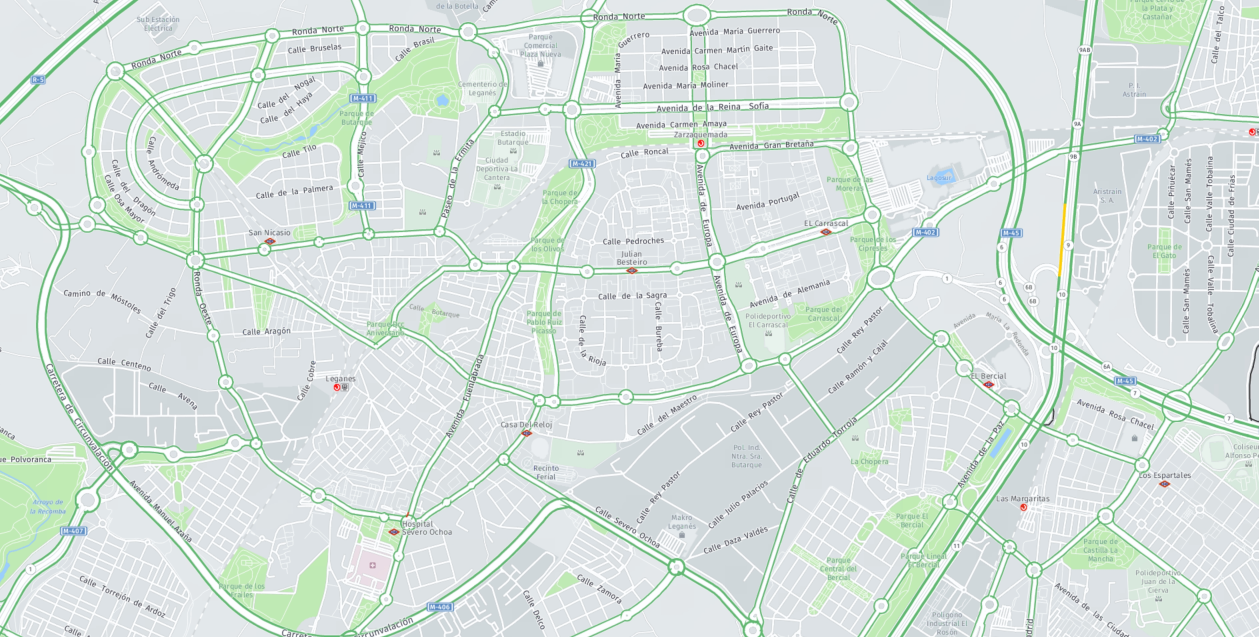
#> input picture programs/resources/sas_init.jpg, 3775 x 1911 px, given in place of r, which was not available (shown at 1/3 size)
$ python -i matsimVoronoiGenerator.py   (imports and definitions only)
#> lines starting #> are read from the running program, lines starting #| are printed output that depends on the picture; after the words box and inside, x2 and y2 are one past the last pixel; in counts of white or black regions, pixels touching at a corner belong together; pictures that were not available may be replaced by others from this repository, and a replacement may not be noted
'''
  * ***************************************************************
  *      Program: MATSim Voronoi Generator
  *      Type: Python
  *      Author: David Velasco Garcia @davidvelascogarcia
  * ***************************************************************
'''

# Libraries
import os
os.environ["OPENCV_IO_MAX_IMAGE_PIXELS"] = pow(2,40).__str__()

import cv2
import datetime
from halo import Halo
import numpy as np
import platform


class MATSimVoronoiGenerator:

    # Function: Constructor
    def __init__(self):

        # Build Halo spinner
        self.systemResponse = Halo(spinner='dots')

    # Function: getSystemPlatform
    # [45 lines left out: functions getSystemPlatform, getRootFiles, not called in this run]

    # Function: getFileParameters
    def getFileParameters(self, file):

        fileSplit = file.split(".")
        extension = fileSplit[int(len(fileSplit)) - 1]

        # If is not a file and it´s a dir len no change
        if len(file) == len(extension):

            # Set as name
            fileName = extension

            # Set file extension as void
            fileExtension = ""

        else:
            # Set as name the file original name removing extension
            fileName = file.replace("." + str(extension), "")

            # Set file extension split
            fileExtension = extension

        return fileName, fileExtension

    # Function: buildFileDir
    def buildFileDir(self, fileName):

#> in processRequests, dataToSolve is the input picture: shape (1911, 3775, 3); mean B, G, R 222.3, 227, 215.8
        try:
            # Get dir path
            dirPath = "./" + str(fileName)

            # Create dir
            os.mkdir(str(dirPath))

        except:
            systemResponseMessage = "\n[ERROR] Error building " + str(fileName) + " file dir.\n"
            self.systemResponse.text_color = "red"
            self.systemResponse.fail(systemResponseMessage)

    # Function: generateVoronoi
    def generateVoronoi(self, dataToSolve):

        img = cv2.cvtColor(dataToSolve, cv2.COLOR_BGR2GRAY)
        ret, img = cv2.threshold(img, 230, 255, cv2.THRESH_BINARY)
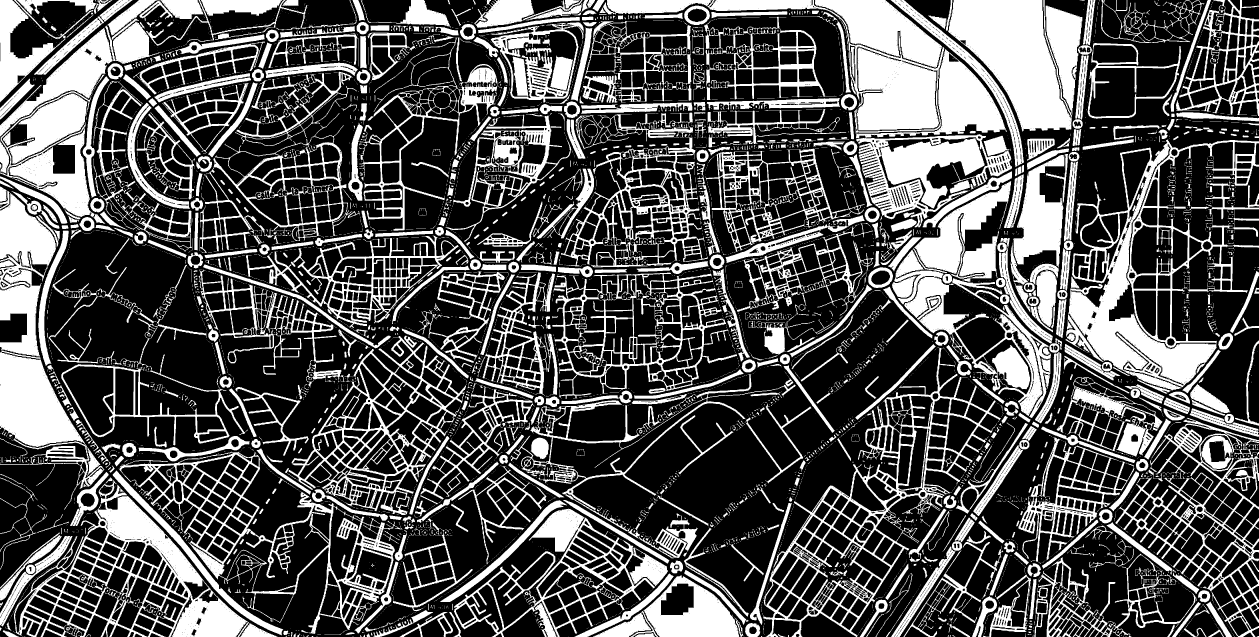
#> img: shape (1911, 3775) (shown at 1/3 size); 33% white; 6773 white regions (5537 under 20 px), largest, box (x1, y1, x2, y2) and area: (3197, 419, 3775, 1171) 109914, (1799, 0, 3020, 415) 106445, (0, 579, 313, 1529) 96079

        cv2.imwrite("output.jpg", img)

        size = np.size(img)
#> size = 7214025
        skel = np.zeros(img.shape, np.uint8)

        element = cv2.getStructuringElement(cv2.MORPH_CROSS, (3, 3))

        original = cv2.countNonZero(img)
#> original = 2378010

        while True:
            open = cv2.morphologyEx(img, cv2.MORPH_OPEN, element)
            temp = cv2.subtract(img, open)
            eroded = cv2.erode(img, element)
            skel = cv2.bitwise_or(skel, temp)
            img = eroded.copy()

            actual = cv2.countNonZero(img)
            print("[INFO] Progress: " + str(actual) + "/" + str(original))

            if cv2.countNonZero(img) == 0:
                break
#> this loop made 140 passes
#> actual on passes 1 to 12: 1772210, 1316621, 979299, 809203, 702967, 634742, 586709, 547909, 515031, 486987, 462239, 440154
#| [INFO] Progress: 1772210/2378010
#| [INFO] Progress: 1316621/2378010
#| [INFO] Progress: 979299/2378010
#| [INFO] Progress: 809203/2378010
#| [INFO] Progress: 702967/2378010
#| [INFO] Progress: 634742/2378010
#| [INFO] Progress: 586709/2378010
#| [INFO] Progress: 547909/2378010
#> (further printed lines are left out)
#> pass 1, in generateVoronoi, `temp = cv2.subtract(img, open)`:
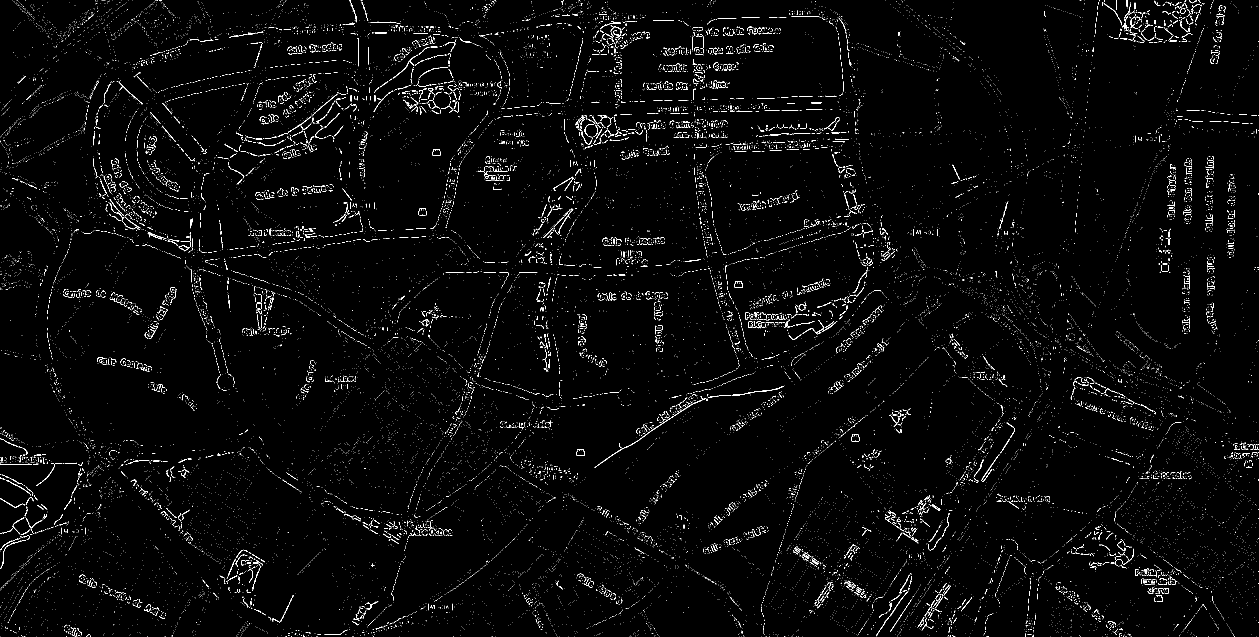
#> temp: shape (1911, 3775) (shown at 1/3 size); 1.6% white in thin lines or dots
#> pass 1, in generateVoronoi, `eroded = cv2.erode(img, element)`:
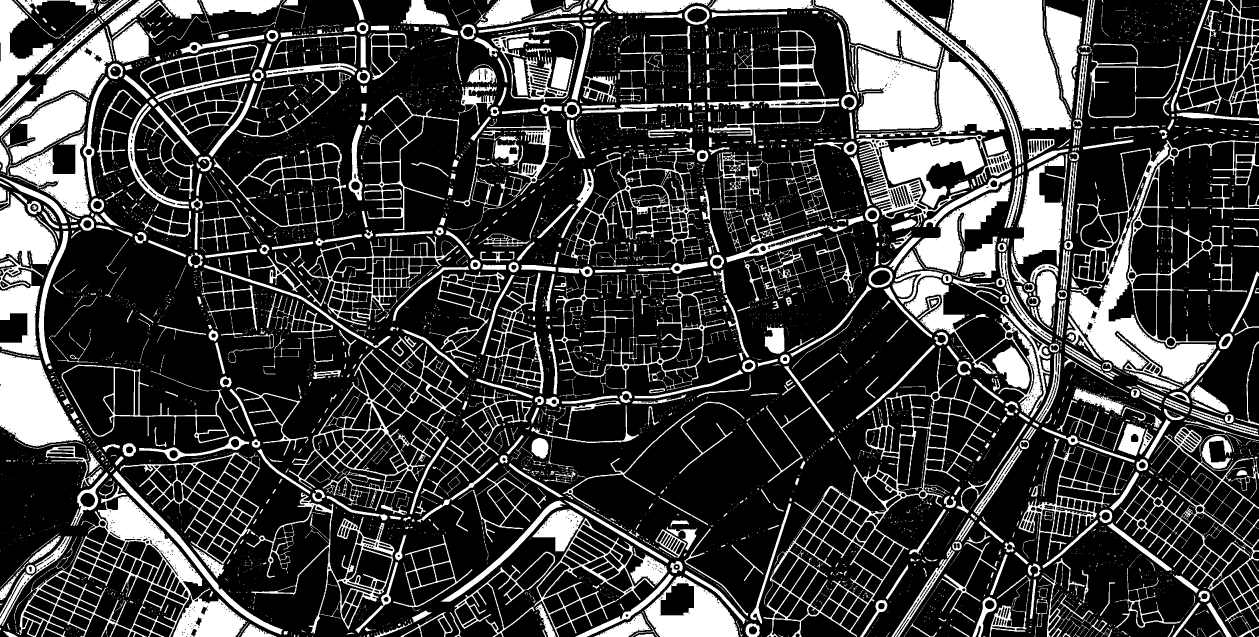
#> eroded: shape (1911, 3775) (shown at 1/3 size); 24.6% white; 5989 white regions (4702 under 20 px), largest, box (x1, y1, x2, y2) and area: (2845, 0, 3214, 393) 80490, (3206, 420, 3775, 1155) 79041, (43, 1456, 741, 1911) 63898
#> pass 2, in generateVoronoi, `open = cv2.morphologyEx(img, cv2.MORPH_OPEN, element)`:
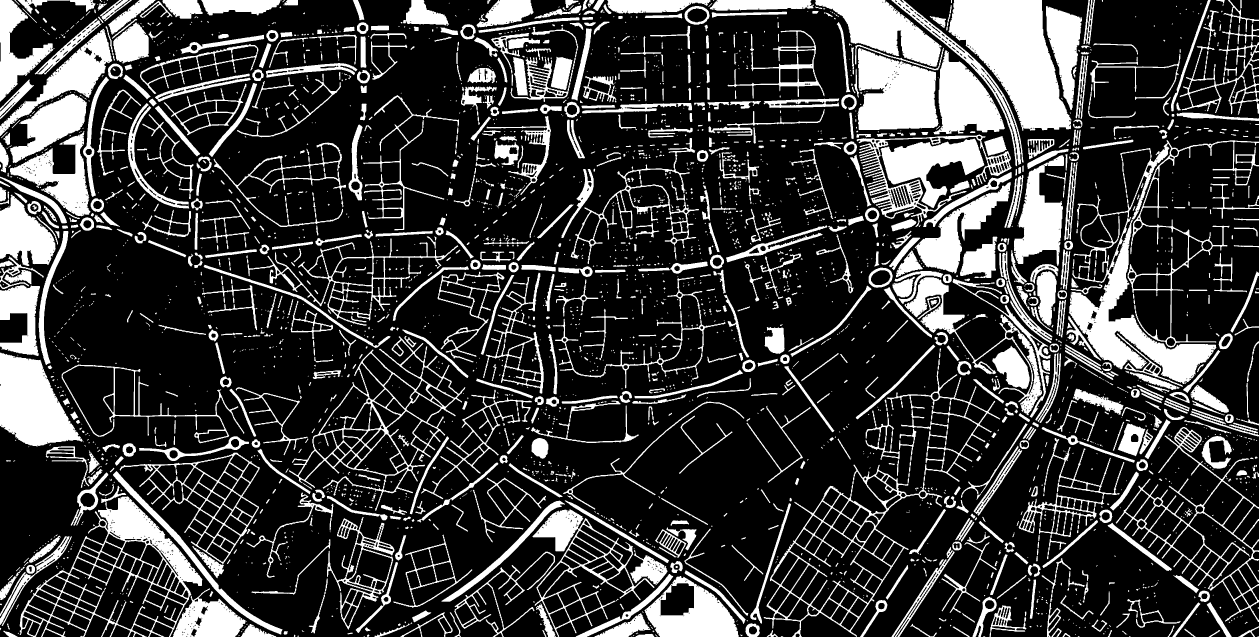
#> open: shape (1911, 3775) (shown at 1/3 size); 23.3% white; 3010 white regions (1516 under 20 px), largest, box (x1, y1, x2, y2) and area: (2845, 0, 3214, 393) 80400, (3206, 420, 3775, 1152) 75242, (2572, 144, 2816, 390) 45870
#> after the loop: img: shape (1911, 3775); every value is 0
#> after the loop:
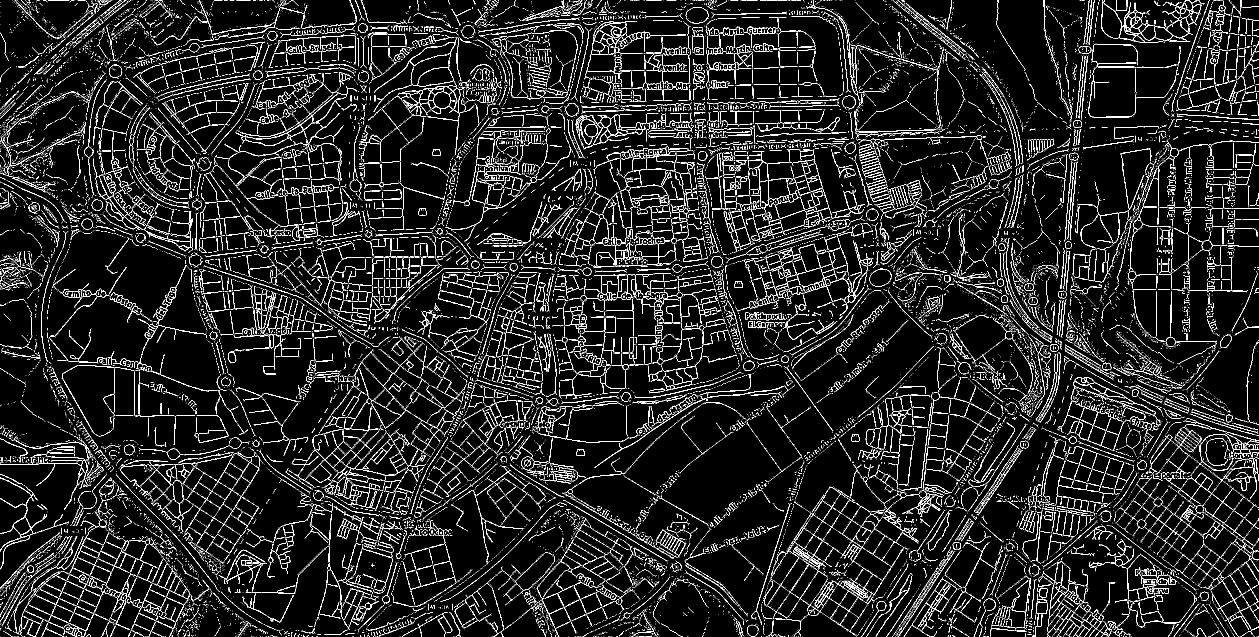
#> skel: shape (1911, 3775) (shown at 1/3 size); 6.3% white in thin lines or dots

        dataSolved = skel

        return dataSolved

    # Function: saveDataSolved
    def saveDataSolved(self, fileName, fileExtension, dataSolved):

        # Get save path
        savePath = "./" + str(fileName) + "/" + str(fileName) + "Processed." + str(fileExtension)

        # Save data solved into file
        cv2.imwrite(savePath, dataSolved)

    # Function: processRequests
    def processRequests(self, files):

        print("\n**************************************************************************")
        print("Processing request:")
        print("**************************************************************************\n")

        if True:
            # Get initial time
            initialTime = datetime.datetime.now()

            # Prepare variable to count files processed
            numProcessed = 0

            # For each file process
            for file in files:

                # Increase numProcessed
                numProcessed = numProcessed + 1

                systemResponseMessage = "\n[INFO] Processing " + str(file) + ": " + str(numProcessed) + "/" + str(len(files))
                self.systemResponse.text_color = "blue"
                self.systemResponse.info(systemResponseMessage)

                # Extract file name and extension
                fileName, fileExtension = self.getFileParameters(file)

                # Build file dir
                self.buildFileDir(fileName)

                # Get data to solve
                dataToSolve = cv2.imread(str(file))

                # Generate Voronoi
                dataSolved = self.generateVoronoi(dataToSolve)

                # Save data solved into file
                self.saveDataSolved( fileName, fileExtension, dataSolved)

            systemResponseMessage = "\n[INFO] Request done correctly.\n"
            self.systemResponse.text_color = "green"
            self.systemResponse.succeed(systemResponseMessage)

            # Get end time
            endTime = datetime.datetime.now()

            # Compute elapsed time
            elapsedTime = endTime - initialTime

            systemResponseMessage = "\n[INFO] Elapsed time: " + str(elapsedTime) + ".\n"
            self.systemResponse.text_color = "blue"
            self.systemResponse.info(systemResponseMessage)


# Function: main
# [28 lines left out: function main, not called in this run]

    #userExit = input()


# [4 lines not run here, left out]

#> (the run stopped early here; a loop or call above may not have finished)
